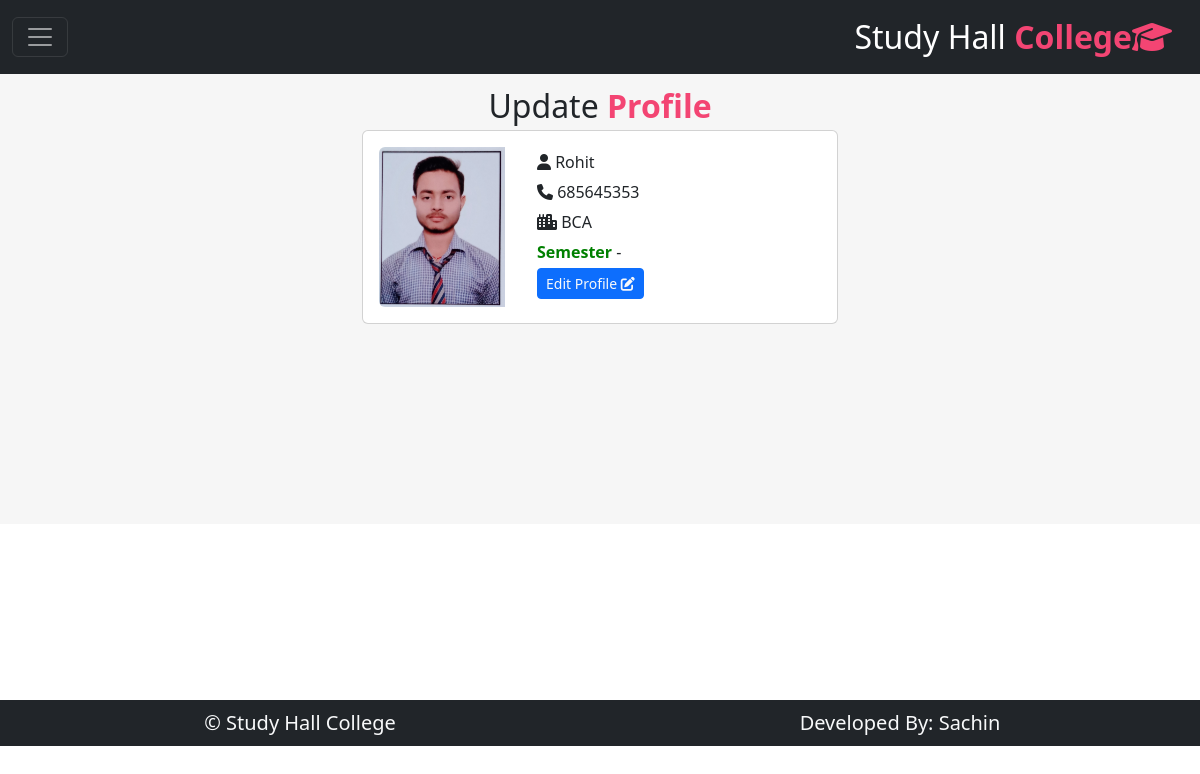
Page /teacher/uprofile/ (signed in) on the committed database.
### student/models.py (models this page shows, shortened)
class teacher(models.Model):
    teacher_Id=models.CharField(max_length=15,null=True)
    name=models.CharField(max_length=100,null=True)
    email=models.EmailField(primary_key=True,max_length=150)
    passwd=models.CharField(max_length=100,null=True)
    department=models.ForeignKey(department,on_delete=models.CASCADE,null=True)
    role = models.ForeignKey(roles, on_delete=models.CASCADE,null=True)
    mobile=models.IntegerField(null=True)
    joining_date=models.DateField(null=True)
    pic=models.ImageField(upload_to='static/profie/',null=True)
    address=models.TextField(null=True)
    salary=models.IntegerField(null=True)

class department(models.Model):
    department_name=models.CharField(max_length=100,null=True)
    def __str__(self):
        return self.department_name

### teacher/views.py (the view, shortened to what this page needs)
# urls.py: path('uprofile/',views.uprofile),
def uprofile(request):
    user=request.session.get('user')
    udata=teacher.objects.filter(email=user)
    upd=teacher.objects.get(email=user)
    oldpasswd=request.POST.get('opasswd')
    md={"udata":udata}
    return render(request,'teacher/uprofile.html',md)

### templates/teacher/uprofile.html (shortened to what this page needs)
{% extends 'studentbase.html'%}
{% load static %}
{% block studentzone %}
<div class="text-center fs-2 mt-2">
    Update <B class="txt-mycolor1">Profile</B>
</div>
<div class="row">
    <div class="col-sm-5 mx-auto">
        {% for j in udata %}
        <div class="card mb-3">
  <div class="row g-0">
    <div class="col-md-4 p-3">
      <img src="/{{j.pic}}" class="img-fluid rounded-start" style="max-height:180px;" alt="...">
    </div>
    <div class="col-md-8">
      <div class="card-body">
        <p class="card-text" style="line-height:30px; font-size:16px;">
            <i class="fa-solid fa-user"></i> {{j.name}}<br/>
            <i class="fa-solid fa-phone"></i> {{j.mobile}}<br/>
            <i class="fa-solid fa-city"></i> {{j.department}}<br/>
             <b>Semester</b> - {{j.semester}}<br/>
            <a href="#" class="btn btn-primary text-light btn-sm" onclick="demo()">
                Edit Profile <i class="fa-solid fa-pen-to-square"></i>
            </a>
        </p>
      </div>
    </div>
  </div>
</div>
        {% endfor %}
    </div>
</div>
{% endblock %}

### static/css/userStyle.css (style rules this page uses)
:root { --bgcolor:black; --bgcolor1:#f34573; --bgcolor2:rgb(99, 3, 54); --bgcolor3:#0a400a; --txtcolor1:#f34573; --txtcolor2:#2a6171; --txtcolor3:#008000; --txtcolor4:white; }
b { color:green ! important; }
.txt-mycolor1 { color:var(--txtcolor1) !important; }

### templates/studentbase.html (style rules this page uses)
:root { --bgcolor1:#f34573; --bgcolor2:#2a6171; --txtcolor1:#f34573; --txtcolor2:#2a6171; }
.txt-mycolor1 { color:var(--txtcolor1) !important; }

### rows in the picture
teacher: pic (picture), name "Rohit", mobile "685645353", department "BCA"
